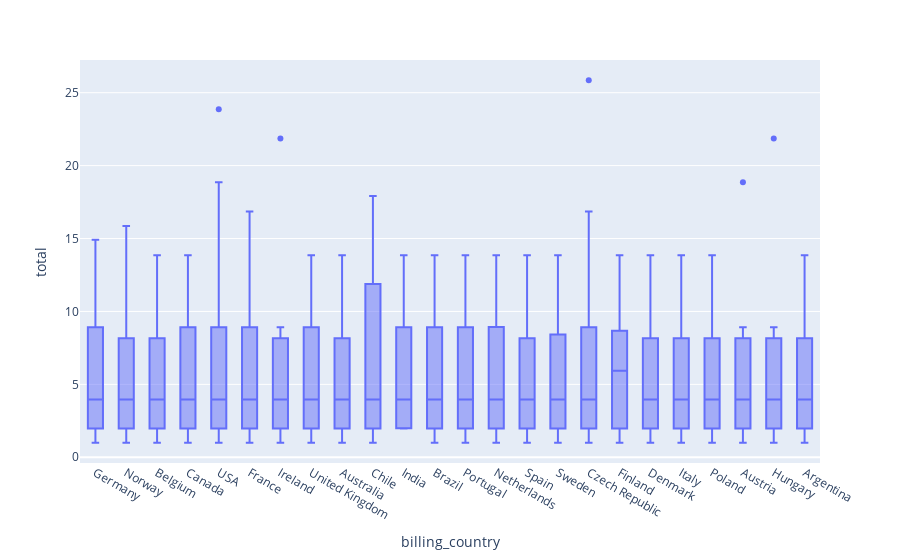

Notebook code for this chart:
### Code cell
px.box(
    data_frame=df_income,
    x='billing_country',
    y='total'
)

### Figure 1 — Plotly figure (JSON) as saved in the notebook; plotly's stock layout.template omitted (floating-point values rounded to 4 significant figures; data arrays with more than 128 entries replaced by an {"elided": "..."} marker saying what was removed)
{"data": [{"alignmentgroup": "True", "hovertemplate": "billing_country=%{x}<br>total=%{y}<extra></extra>", "legendgroup": "", "marker": {"color": "#636efa"}, "name": "", "notched": false, "offsetgroup": "", "orientation": "v", "showlegend": false, "type": "box", "x": {"elided": "412 str values"}, "x0": " ", "xaxis": "x", "y": {"elided": "412 float values"}, "y0": " ", "yaxis": "y"}], "layout": {"boxmode": "group", "legend": {"tracegroupgap": 0}, "margin": {"t": 60}, "xaxis": {"anchor": "y", "domain": [0, 1], "title": {"text": "billing_country"}}, "yaxis": {"anchor": "x", "domain": [0, 1], "title": {"text": "total"}}}}
